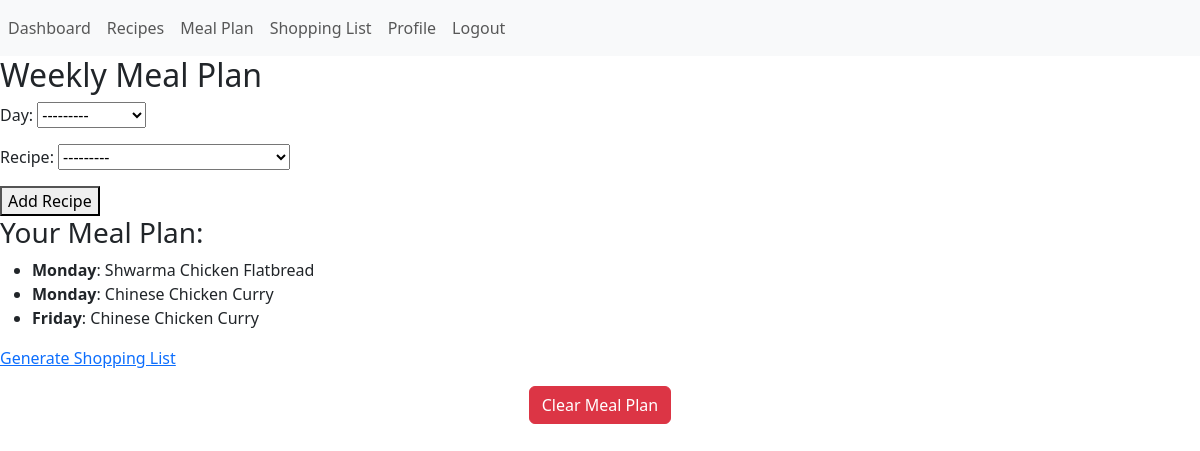
The app's page /meal-plan/ (signed in), older data.
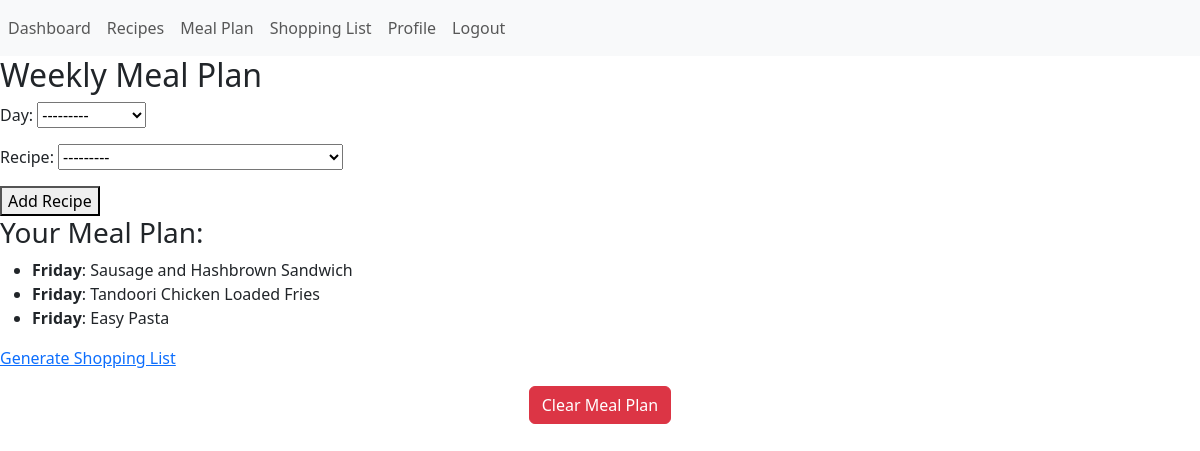
The same page, newer data.
### wfd/models.py (models this page shows, shortened)
class MealPlanItem(models.Model):
    DAYS_OF_WEEK = [
        ('Monday', 'Monday'),
        ('Tuesday', 'Tuesday'),
        ('Wednesday', 'Wednesday'),
        ('Thursday', 'Thursday'),
        ('Friday', 'Friday'),
        ('Saturday', 'Saturday'),
        ('Sunday', 'Sunday'),
    ]
    meal_plan = models.ForeignKey(MealPlan, on_delete=models.CASCADE, related_name="items")
    recipe = models.ForeignKey("Recipe", on_delete=models.CASCADE)
    day = models.CharField(max_length=10, choices=DAYS_OF_WEEK)

class Recipe(models.Model):
    CATEGORY_CHOICES = [
        ('breakfast', 'Breakfast'),
        ('lunch', 'Lunch'),
        ('dinner', 'Dinner'),
        ('snack', 'Snack'),
        ('dessert', 'Dessert'),
    ]
    title = models.CharField(max_length = 255)
    user = models.ForeignKey(User, on_delete=models.CASCADE)
    ingredients = models.TextField(help_text = "Enter each ingredient on a new line.")
    method= models.TextField()
    tags = models.CharField(max_length=20, choices= CATEGORY_CHOICES)
    created_at = models.DateTimeField(auto_now_add=True)
    def __str__(self):
        return self.title

### wfd/views.py (the view)
# urls.py: path('meal-plan/', views.meal_plan_view, name='meal_plan'),
@login_required
def meal_plan_view(request):
    meal_plan, created = MealPlan.objects.get_or_create(user=request.user)  # Get or create a meal plan for the user
    items = meal_plan.items.all()
    if request.method == 'POST':
        form = MealPlanItemForm(request.POST, user=request.user)
        if form.is_valid():
            meal_item = form.save(commit=False)
            meal_item.meal_plan = meal_plan
            meal_item.save()
            return redirect('meal_plan')
    else:
        form = MealPlanItemForm(user=request.user)
    return render(request, 'meal_plan.html', {'meal_plan': meal_plan, 'items': items, 'form': form})

### wfd/forms.py
class MealPlanItemForm(forms.ModelForm):
    class Meta:
        model = MealPlanItem
        fields = ['day', 'recipe']
    def __init__(self, *args, **kwargs):
        user = kwargs.pop('user', None) #Gets logged in user
        super().__init__(*args, **kwargs)
        if user:
            self.fields['recipe'].queryset = Recipe.objects.filter(user=user) #Shows only users recipes

### wfd/templates/meal_plan.html (shortened to what this page needs)
{% extends "base.html" %}
{% block content %}
    <h2>Weekly Meal Plan</h2>
    <form method="post">
        {{ form.as_p }}
        <button type="submit">Add Recipe</button>
    </form>
    <h3>Your Meal Plan:</h3>
    <ul>
        {% for item in items %}
            <li><strong>{{ item.day }}</strong>: {{ item.recipe.title }}</li>
        {% empty %}
            <li>No meals added yet.</li>
        {% endfor %}
    </ul>
    <a href="{% url 'shopping_list' %}">Generate Shopping List</a>
    <form action="{% url 'clear_meal_plan' %}" method="POST" class="text-center mt-3" onsubmit="return confirm('Are you sure you want to clear the current meal plan (and shopping list)?');">
        <button type="submit" class="btn btn-danger">Clear Meal Plan</button>
    </form>
{% endblock %}

### wfd/templates/base.html (shortened to what this page needs)
<!DOCTYPE html>
<html lang="en">
<head>
    <link href="https://cdn.jsdelivr.net/npm/bootstrap@5.3.0-alpha1/dist/css/bootstrap.min.css" rel="stylesheet">
</head>
<body>
    <nav class="navbar navbar-expand-sm bg-light navbar-light">
        <ul class="navbar-nav">
            <li class="nav-item">
                <a class="nav-link" href="{% url 'dashboard' %}">Dashboard</a>
            </li>
            <li class="nav-item">
                <a class="nav-link" href="{% url 'recipe_list' %}">Recipes</a>
            </li>
            <li class="nav-item">
                <a class="nav-link" href="{% url 'meal_plan' %}">Meal Plan</a>
            </li>
            <li class="nav-item">
                <a class="nav-link" href="{% url 'shopping_list' %}">Shopping List</a>
            </li>
            <li class="nav-item">
                <a class="nav-link" href="{% url 'profile' %}">Profile</a>
            </li>
                <a class="nav-link" href="{% url 'logout' %}">Logout</a>
        </ul>
    </nav>
    <main>
        {% block content %}
        {% endblock %}
    </main>
</body>
</html>

Row changes from the older to the newer data that the page shows:
removed MealPlanItem: day "Monday", recipe "Shwarma Chicken Flatbread"
removed MealPlanItem: day "Monday", recipe "Chinese Chicken Curry"
removed MealPlanItem: day "Friday", recipe "Chinese Chicken Curry"
added MealPlanItem: day "Friday", recipe "Sausage and Hashbrown Sandwich"
added MealPlanItem: day "Friday", recipe "Tandoori Chicken Loaded Fries"
added MealPlanItem: day "Friday", recipe "Easy Pasta"
